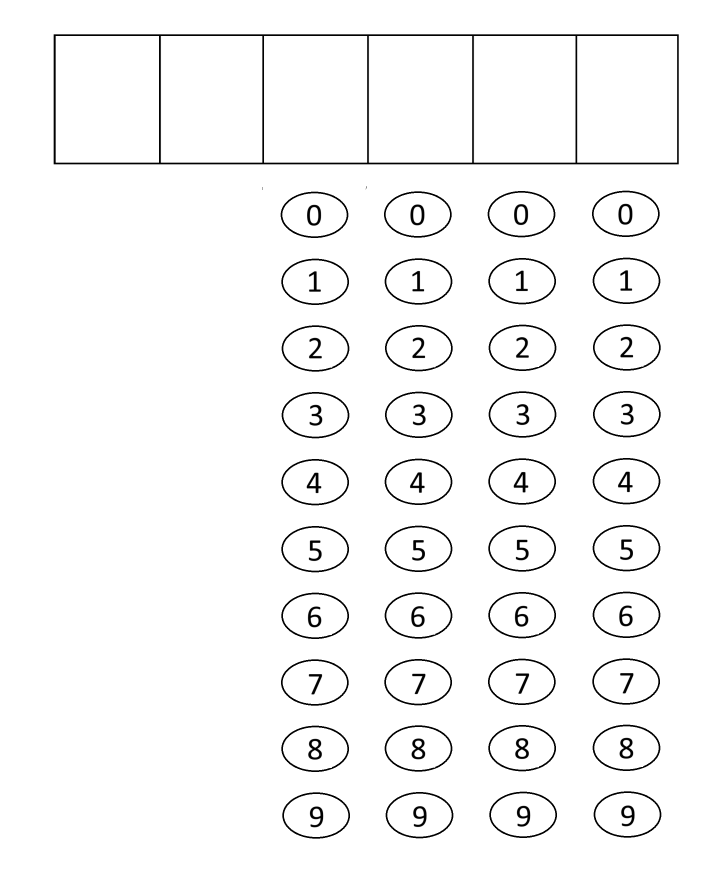
#> input picture Template_maker/Field_images/Course.png, 2177 x 2612 px (shown at 1/3 size)
$ python -i Cropper.py   (imports and definitions only)
#> lines starting #> are read from the running program, lines starting #| are printed output that depends on the picture; after the words box and inside, x2 and y2 are one past the last pixel; in counts of white or black regions, pixels touching at a corner belong together
#> further down, picture is the input picture: shape (2612, 2177, 3); min 0, max 255, mean 247.1
"""
https://www.pyimagesearch.com/2015/04/06/zero-parameter-automatic-canny-edge-detection-with-python-and-opencv/
"""
import cv2
import numpy as np
import argparse
import os

# --- DEFAULT PATHS FOR NO-ARGUMENT RUNS ---
# CHANGE THESE TO MATCH YOUR SYSTEM FOR EASY TESTING!
DEFAULT_INPUT_PATH = r"C:\Users\Navaneeth\BTP_1\Final_repo\inputs\WhatsApp Image 2025-11-02 at 00.15.05.jpeg" #r"C:\Users\Navaneeth\BTP_1\OMRChecker\inputs\Template_sizing\t1\t1_p1.jpeg"
DEFAULT_OUTPUT_DIR = r"C:\Users\Navaneeth\BTP_1\Final_repo\outputs\cropped"
# ------------------------------------------

MIN_PAGE_AREA = 80000

def order_points(pts):
        rect = np.zeros((4, 2), dtype="float32")

        # the top-left point will have the smallest sum, whereas
        # the bottom-right point will have the largest sum
        s = pts.sum(axis=1)
        rect[0] = pts[np.argmin(s)]
        rect[2] = pts[np.argmax(s)]
        diff = np.diff(pts, axis=1)
        rect[1] = pts[np.argmin(diff)]
        rect[3] = pts[np.argmax(diff)]

        # return the ordered coordinates
        return rect

def four_point_transform(image, pts):
        # obtain a consistent order of the points and unpack them
        # individually
        rect = order_points(pts)
        (tl, tr, br, bl) = rect

        # compute the width of the new image, which will be the
        width_a = np.sqrt(((br[0] - bl[0]) ** 2) + ((br[1] - bl[1]) ** 2))
        width_b = np.sqrt(((tr[0] - tl[0]) ** 2) + ((tr[1] - tl[1]) ** 2))

        max_width = max(int(width_a), int(width_b))
        # max_width = max(int(np.linalg.norm(br-bl)), int(np.linalg.norm(tr-tl)))

        # compute the height of the new image, which will be the
        height_a = np.sqrt(((tr[0] - br[0]) ** 2) + ((tr[1] - br[1]) ** 2))
        height_b = np.sqrt(((tl[0] - bl[0]) ** 2) + ((tl[1] - bl[1]) ** 2))
        max_height = max(int(height_a), int(height_b))

        dst = np.array(
            [
                [0, 0],
                [max_width - 1, 0],
                [max_width - 1, max_height - 1],
                [0, max_height - 1],
            ],
            dtype="float32",
        )

        transform_matrix = cv2.getPerspectiveTransform(rect, dst)
        warped = cv2.warpPerspective(image, transform_matrix, (max_width, max_height))

        # return the warped image
        return warped

def grab_contours(cnts):
        # source: imutils package

        # if the length the contours tuple returned by cv2.findContours
        # is '2' then we are using either OpenCV v2.4, v4-beta, or
        # v4-official
        if len(cnts) == 2:
            cnts = cnts[0]

        # if the length of the contours tuple is '3' then we are using
        # either OpenCV v3, v4-pre, or v4-alpha
        elif len(cnts) == 3:
            cnts = cnts[1]

        # otherwise OpenCV has changed their cv2.findContours return
        # signature yet again and I have no idea WTH is going on
        else:
            raise Exception(
                (
                    "Contours tuple must have length 2 or 3, "
                    "otherwise OpenCV changed their cv2.findContours return "
                    "signature yet again. Refer to OpenCV's documentation "
                    "in that case"
                )
            )

        # return the actual contours array
        return cnts

def normalize(image):
    return cv2.normalize(image, 0, 255, norm_type=cv2.NORM_MINMAX)


def check_max_cosine(approx):
    # assumes 4 pts present
    max_cosine = 0
    min_cosine = 1.5
    for i in range(2, 5):
        cosine = abs(angle(approx[i % 4], approx[i - 2], approx[i - 1]))
        max_cosine = max(cosine, max_cosine)
        min_cosine = min(cosine, min_cosine)

    if max_cosine >= 0.35:
        print("Quadrilateral is not a rectangle.")
        return False
    return True


def validate_rect(approx):
    return len(approx) == 4 and check_max_cosine(approx.reshape(4, 2))


def angle(p_1, p_2, p_0):
    dx1 = float(p_1[0] - p_0[0])
    dy1 = float(p_1[1] - p_0[1])
    dx2 = float(p_2[0] - p_0[0])
    dy2 = float(p_2[1] - p_0[1])
    return (dx1 * dx2 + dy1 * dy2) / np.sqrt(
        (dx1 * dx1 + dy1 * dy1) * (dx2 * dx2 + dy2 * dy2) + 1e-10
    )


class CropPage():
    def __init__(self, *args, **kwargs):
        self.morph_kernel = (5,5)

    def apply_filter(self, image):
        print("Entered CropPage preprocessor")
        image_mine = image.copy()
        image = normalize(cv2.GaussianBlur(image, (3, 3), 0))

        sheet = self.find_page(image)
        if len(sheet) == 0:
            print(
                f"\tError: Paper boundary not found for the given image ! \nHave you accidentally included CropPage preprocessor?"
            )
            return None

        print(f"Found page corners: \t {sheet.tolist()}")

        image = four_point_transform(image, sheet)
        image_mine = four_point_transform(image_mine, sheet)

        return image_mine

    def find_page(self, image):

        image = normalize(image)

        _ret, image = cv2.threshold(image, 200, 255, cv2.THRESH_TRUNC)
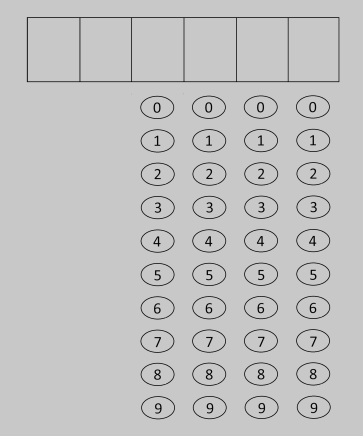
#> image: shape (2612, 2177, 3) (shown at 1/6 size); min 0, max 200, mean 194.5
        image = normalize(image)

        kernel = cv2.getStructuringElement(cv2.MORPH_RECT, self.morph_kernel)

        # Close the small holes, i.e. Complete the edges on canny image
        closed = cv2.morphologyEx(image, cv2.MORPH_CLOSE, kernel)
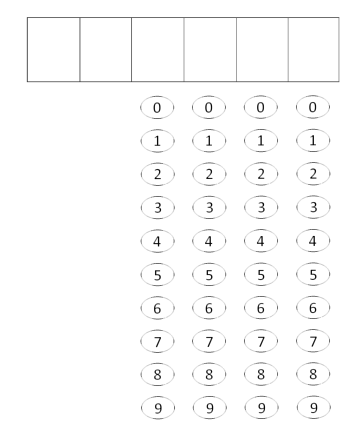
#> closed: shape (2612, 2177, 3) (shown at 1/6 size); min 0, max 255, mean 251

        edge = cv2.Canny(closed, 55, 185) # 185, 55 before
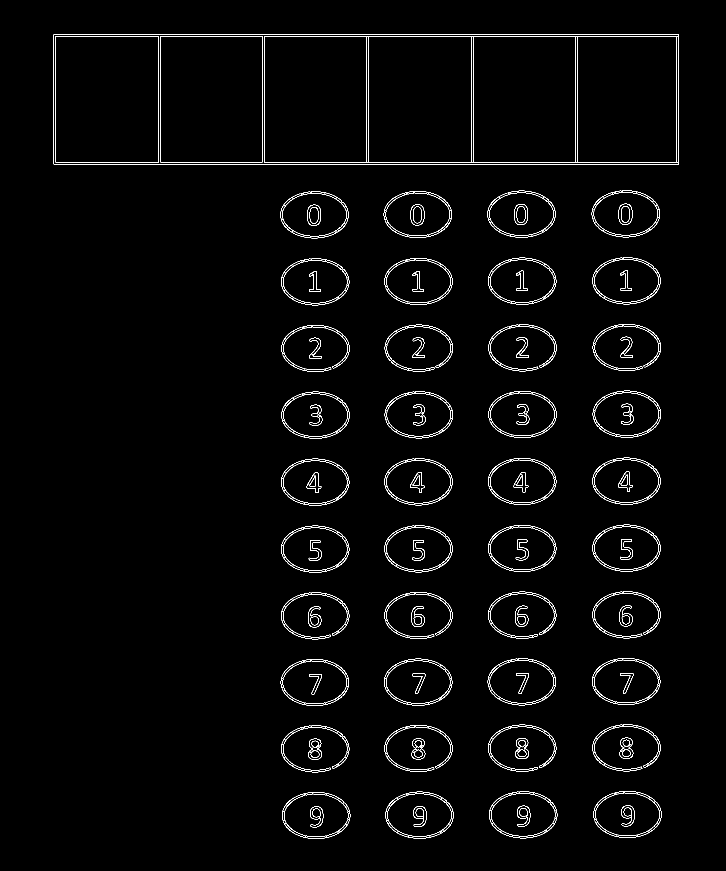
#> edge: shape (2612, 2177) (shown at 1/3 size); 1.3% white in thin lines or dots, all inside (x1, y1, x2, y2) = (160, 102, 2037, 2517)

        # findContours returns outer boundaries in CW and inner ones, ACW.
        cnts = grab_contours(
            cv2.findContours(edge, cv2.RETR_LIST, cv2.CHAIN_APPROX_SIMPLE)
        )
#> in grab_contours, `cnts = cnts[0]`: cnts = 626 contours, 100 with area under 20; largest, box (x1, y1, x2, y2) and area: (160, 102, 2037, 494) 733467, (160, 102, 2037, 494) 733465, (792, 108, 2035, 488) 469203, (167, 108, 477, 488) 117111, (1106, 108, 1416, 488) 117109
        # convexHull to resolve disordered curves due to noise
        cnts = [cv2.convexHull(c) for c in cnts]
#> cnts = 626 contours, 96 with area under 20; largest, box (x1, y1, x2, y2) and area: (160, 102, 2037, 494) 733499, (160, 102, 2037, 494) 733494, (792, 108, 2035, 488) 470718, (167, 108, 477, 488) 117111, (1106, 108, 1416, 488) 117109
        cnts = sorted(cnts, key=cv2.contourArea, reverse=True)[:5]
#> cnts = 5 contours; box (x1, y1, x2, y2) and area: (160, 102, 2037, 494) 733499, (160, 102, 2037, 494) 733494, (792, 108, 2035, 488) 470718, (167, 108, 477, 488) 117111, (1106, 108, 1416, 488) 117109
        sheet = []
        for c in cnts:
            if cv2.contourArea(c) < MIN_PAGE_AREA:
                continue
            peri = cv2.arcLength(c, True)
            approx = cv2.approxPolyDP(c, epsilon=0.01 * peri, closed=True) # Used to be 0.025
            if validate_rect(approx):
                sheet = np.reshape(approx, (4, -1))
                cv2.drawContours(image, [approx], -1, (0, 255, 0), 2)
                cv2.drawContours(edge, [approx], -1, (255, 255, 255), 10)
                break
#> this loop made 1 pass
#> (peri, sheet) on pass 1: (4528.7, [[2036, 103], [2033, 493], [161, 492], [161, 103]])
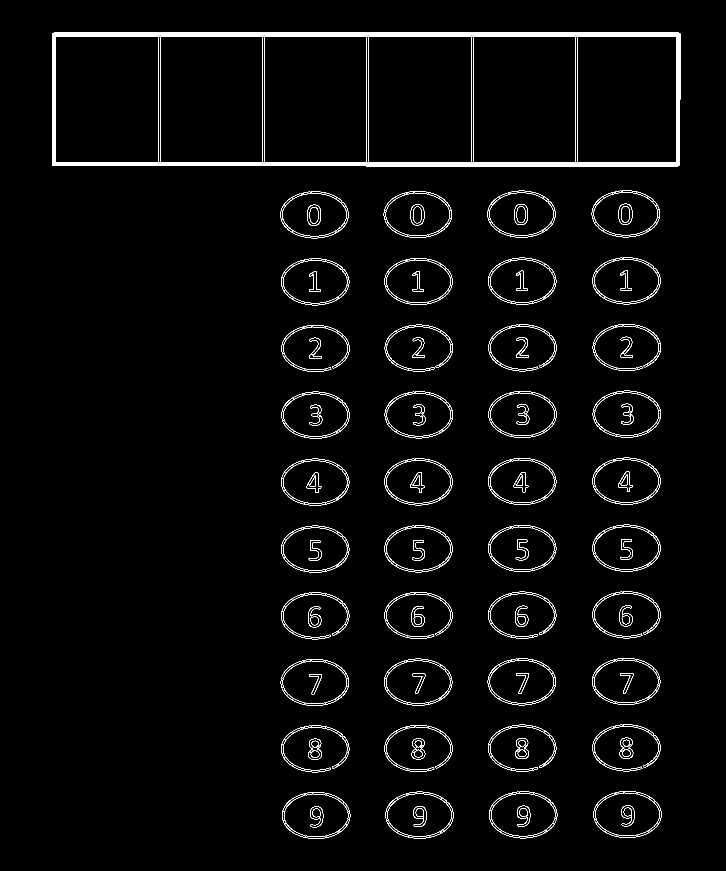
#> edge: shape (2612, 2177) (shown at 1/3 size); 2% white; 153 white regions (56 under 20 px), largest, box (x1, y1, x2, y2) and area: (156, 98, 2042, 499) 54902, (1775, 571, 1980, 712) 1166, (1151, 573, 1356, 714) 1166
        print("Dimensions are : ", sheet.shape)
#| Dimensions are :  (4, 2)
        return sheet

# [74 lines left out: function main, not called in this run]

# --- Main Execution Block ---
# if __name__ == "__main__":
#     main()

>>> import cv2
>>> picture = cv2.imread('../Template_maker/Field_images/Course.png')
>>> result = CropPage().apply_filter(picture)
#> in apply_filter, `sheet = self.find_page(image)`: sheet = [[2036, 103], [2033, 493], [161, 492], [161, 103]]
#| Found page corners: 	 [[2036, 103], [2033, 493], [161, 492], [161, 103]]
#> in order_points, `s = pts.sum(axis=1)`: s = [2139, 2526, 653, 264]
#> in order_points, `diff = np.diff(pts, axis=1)`: diff = [-1933, -1540, 331, -58]
#> in four_point_transform, `rect = order_points(pts)`: rect = [[161, 103], [2036, 103], [2033, 493], [161, 492]]
#> in four_point_transform, `(tl, tr, br, bl) = rect`: tl = [161, 103]; tr = [2036, 103]; br = [2033, 493]; bl = [161, 492]
#> in four_point_transform, `width_a = np.sqrt(((br[0] - bl[0]) ** 2) + ((br[1] - bl[1]) ** 2))`: width_a = 1872
#> in four_point_transform, `width_b = np.sqrt(((tr[0] - tl[0]) ** 2) + ((tr[1] - tl[1]) ** 2))`: width_b = 1875
#> in four_point_transform, `height_a = np.sqrt(((tr[0] - br[0]) ** 2) + ((tr[1] - br[1]) ** 2))`: height_a = 390
#> in four_point_transform, `height_b = np.sqrt(((tl[0] - bl[0]) ** 2) + ((tl[1] - bl[1]) ** 2))`: height_b = 389
#> in four_point_transform, `max_height = max(int(height_a), int(height_b))`: max_height = 390
#> in four_point_transform, `dst = np.array( [ [0, 0], [max_width - 1, 0], [max_width - 1, max_heig..`: dst = [[0, 0], [1874, 0], [1874, 389], [0, 389]]
#> in four_point_transform, `transform_matrix = cv2.getPerspectiveTransform(rect, dst)`: transform_matrix = [[1, -3.44e-17, -161.3], [0, 0.998, -102.8], [1.37e-06, -4.1e-06, 1]]
#> in four_point_transform, `warped = cv2.warpPerspective(image, transform_matrix, (max_width, max_..`:
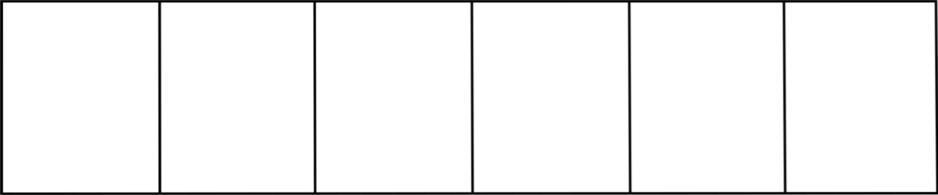
#> warped: shape (390, 1875, 3) (shown at 1/2 size); min 0, max 255, mean 244.1

$ run again, on Template_maker/Field_images/Marks.png
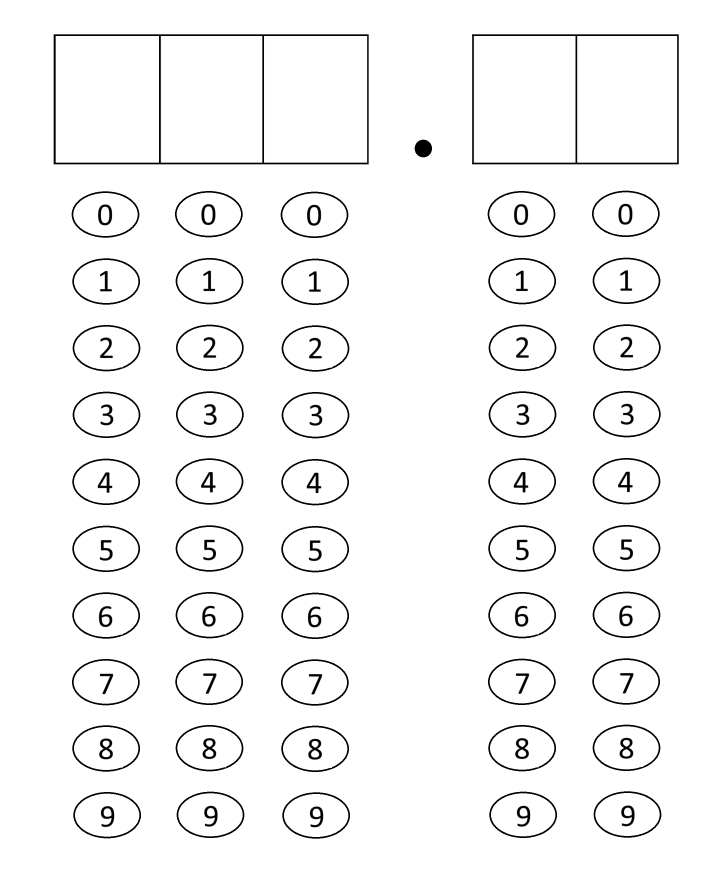
#> input picture Template_maker/Field_images/Marks.png, 2177 x 2612 px (shown at 1/3 size)
#> picture is the input picture: shape (2612, 2177, 3); min 0, max 255, mean 245.5
#> in grab_contours, `cnts = cnts[0]`: cnts = 782 contours, 126 with area under 20; largest, box (x1, y1, x2, y2) and area: (160, 102, 1107, 494) 369824, (160, 102, 1106, 494) 250818, (1415, 102, 2037, 494) 242788, (167, 108, 477, 488) 117111, (167, 108, 477, 488) 117109
#> in find_page, `cnts = [cv2.convexHull(c) for c in cnts]`: cnts = 782 contours, 121 with area under 20; largest, box (x1, y1, x2, y2) and area: (160, 102, 1107, 494) 369861, (160, 102, 1106, 494) 369474, (1415, 102, 2037, 494) 242797, (1416, 102, 2037, 494) 242411, (167, 108, 477, 488) 117111
#> in find_page, `cnts = sorted(cnts, key=cv2.contourArea, reverse=True)[:5]`: cnts = 5 contours; box (x1, y1, x2, y2) and area: (160, 102, 1107, 494) 369861, (160, 102, 1106, 494) 369474, (1415, 102, 2037, 494) 242797, (1416, 102, 2037, 494) 242411, (167, 108, 477, 488) 117111
#> the loop in find_page, `for c in cnts:` made 1 pass
#> (peri, sheet) on pass 1: (2666.9, [[1105, 103], [1103, 493], [161, 492], [161, 103]])
#> after the loop in find_page, `for c in cnts:`:
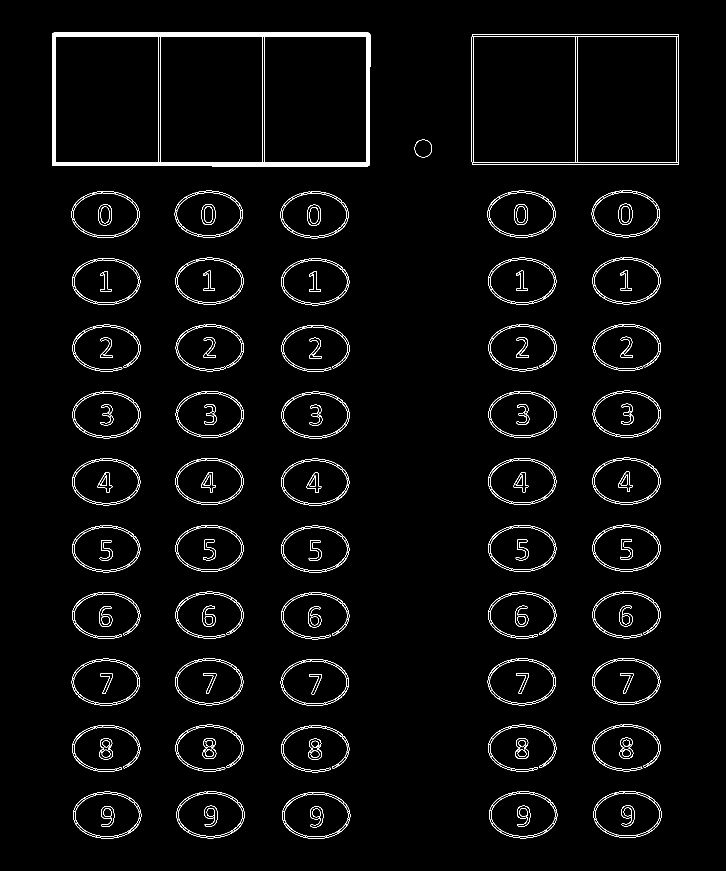
#> edge: shape (2612, 2177) (shown at 1/3 size); 1.9% white; 194 white regions (71 under 20 px), largest, box (x1, y1, x2, y2) and area: (156, 98, 1111, 499) 31623, (1415, 102, 2037, 494) 4770, (524, 572, 729, 713) 1169
#| Dimensions are :  (4, 2)
#> in apply_filter, `sheet = self.find_page(image)`: sheet = [[1105, 103], [1103, 493], [161, 492], [161, 103]]
#| Found page corners: 	 [[1105, 103], [1103, 493], [161, 492], [161, 103]]
#> s = [1208, 1596, 653, 264]
#> diff = [-1002, -610, 331, -58]
#> rect = [[161, 103], [1105, 103], [1103, 493], [161, 492]]
#> tl = [161, 103]; tr = [1105, 103]; br = [1103, 493]; bl = [161, 492]
#> width_a = 942
#> width_b = 944
#> height_a = 390
#> height_b = 389
#> max_height = 390
#> dst = [[0, 0], [943, 0], [943, 389], [0, 389]]
#> transform_matrix = [[1, -6.03e-17, -161.2], [0, 0.998, -102.8], [2.73e-06, -5.43e-06, 1]]
#> in four_point_transform, `warped = cv2.warpPerspective(image, transform_matrix, (max_width, max_..`:
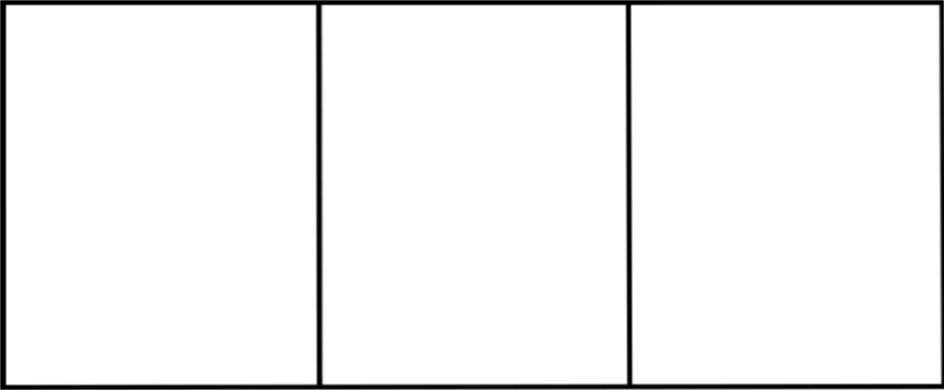
#> warped: shape (390, 944, 3); min 0, max 255, mean 243.6
